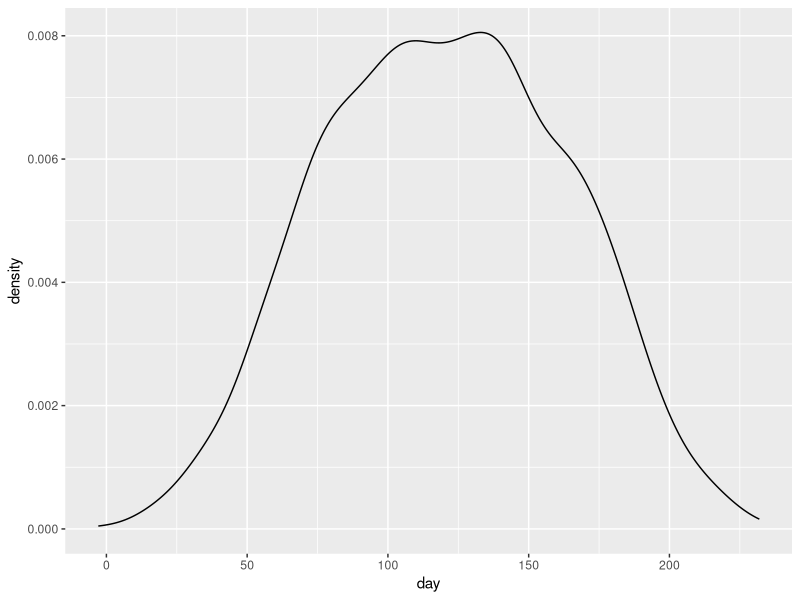

Write the R code that produced this figure.
# Goal: Mimic national timeline
# https://coronavirus.jhu.edu/region/united-states
# https://www.npr.org/sections/health-shots/2020/09/01/816707182/map-tracking-the-spread-of-the-coronavirus-in-the-u-s
# Day    1: 2020-01-01
# Day  366: 2021-01-01
# Day  731: 2022-01-01
# Day 1096: 2023-01-01

base_size <- 1000

w2020_3 <- rnorm(n = base_size * 1, mean = 90, sd = 30)
w2020_6 <- rnorm(n = base_size * 1, mean = 150, sd = 30)


d <-
  c(
    w2020_3,
    w2020_6
  ) |>
  tibble::tibble(day = _)

library(ggplot2)
ggplot(d, aes(x = day)) +
  geom_density()
